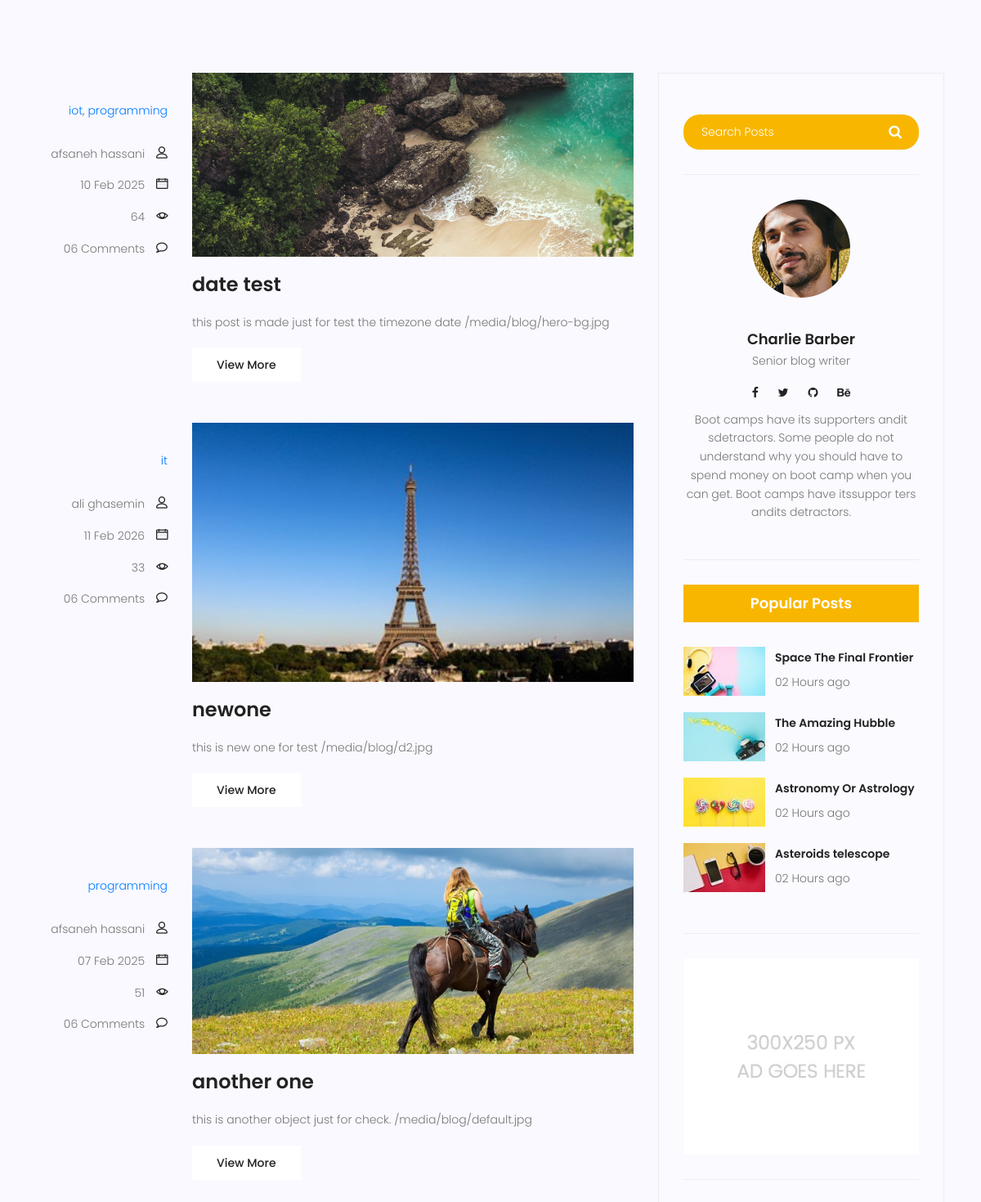
/blog/ (middle part), run on an earlier commit of the app's database.
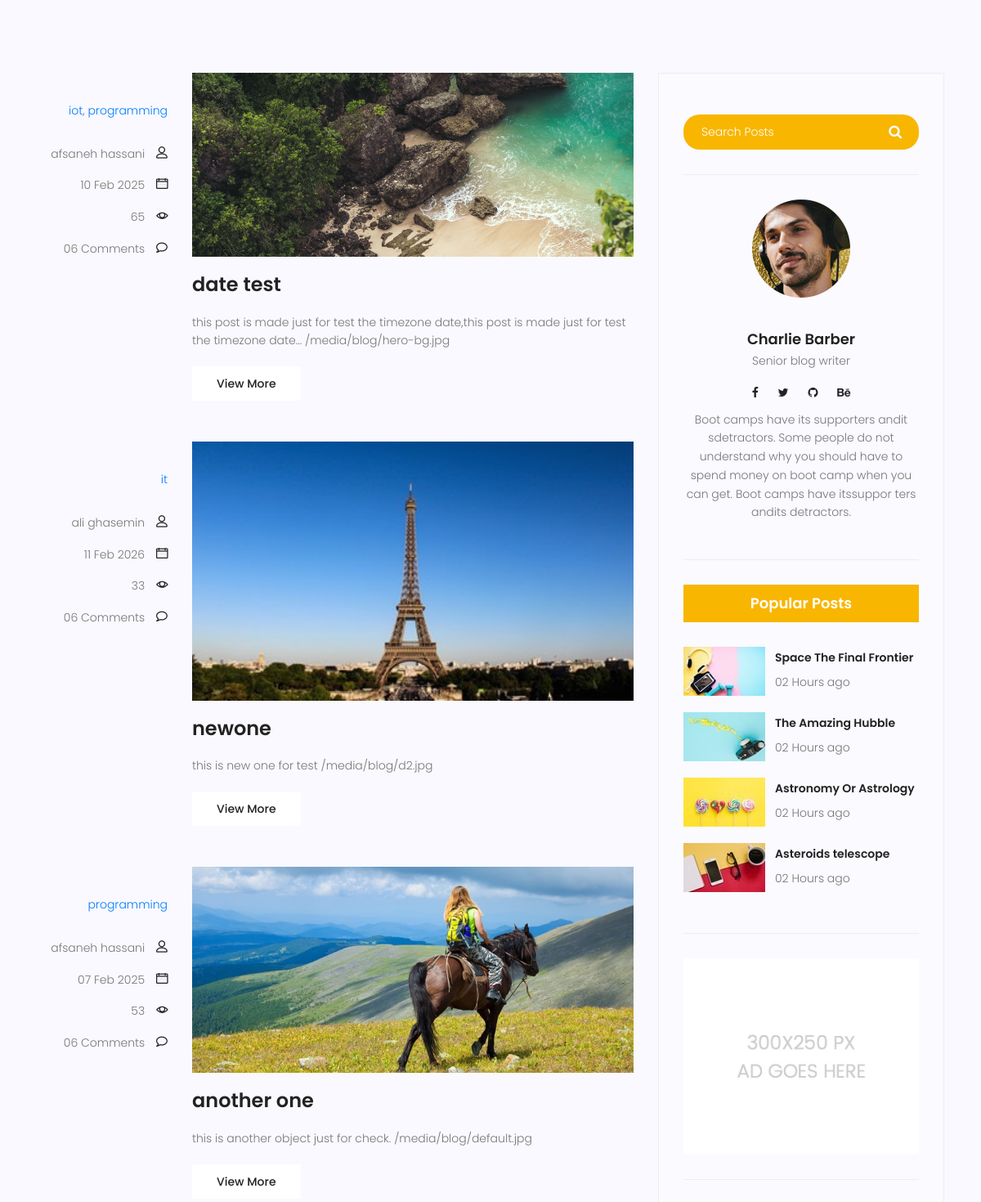
And on a later commit of the database.
### blog/models.py (models this page shows, shortened)
class Category(models.Model):
    name=models.CharField(max_length=255)

class Post(models.Model):
    image=models.ImageField(upload_to='blog/',default='blog/default.jpg')
    author=models.ForeignKey(User,on_delete=models.SET_NULL,null=True)
    title=models.CharField(max_length=255)
    content=models.TextField()
    category=models.ManyToManyField(Category)
    counted_view=models.IntegerField(default=0)
    status=models.BooleanField(default=False)
    published_date=models.DateTimeField(null=True)
    created_date=models.DateTimeField(auto_now_add=True)
    updated_date=models.DateTimeField(auto_now=True)
    class Meta:
        ordering=['-created_date']

### blog/views.py (the view)
# urls.py: path('', blog_view, name='index'),
def blog_view(request):
    posts=Post.objects.filter(published_date__lte=timezone.now(),status=1)
    context={'posts': posts}
    return render(request,'blog/blog-home.html',context)

### templates/blog/blog-home.html (shortened to what this page needs)
{% extends 'base.html' %}
{% load static %}
{% block content %}
  <section class="top-category-widget-area pt-90 pb-90">
  </section>
  <section class="post-content-area">
    <div class="container">
      <div class="row">
        <div class="col-lg-8 posts-list">
          {%for post in posts%}
          <div class="single-post row">
            <div class="col-lg-3 col-md-3 meta-details">
              <ul class="tags">
                {%for cat in post.category.all%}
                <a href='#'>{{cat.name}}</a>{%if not forloop.last %},{% endif %}
                {%endfor%}
              </ul>
              <div class="user-details row">
                <p class="user-name col-lg-12 col-md-12 col-6">
                  <a href="#">{{post.author.get_full_name}}</a> <span class="lnr lnr-user"></span>
                </p>
                <p class="date col-lg-12 col-md-12 col-6">
                  <a href="#">{{post.published_date|date:'d M Y'}}</a> <span class="lnr lnr-calendar-full"></span>
                </p>
                <p class="view col-lg-12 col-md-12 col-6">
                  <a href="#">{{post.counted_view}}</a> <span class="lnr lnr-eye"></span>
                </p>
                <p class="comments col-lg-12 col-md-12 col-6">
                  <a href="#">06 Comments</a> <span class="lnr lnr-bubble"></span>
                </p>
              </div>
            </div>
            <div class="col-lg-9 col-md-9">
              <div class="feature-img">
                <img class="img-fluid" src="{{post.image.url}}" alt="" />
              </div>
              <a class="posts-title" href={% url 'blog:single' pid=post.id %}><h3>{{post.title}}</h3></a>
              <p class="excert">{{post.content|truncatechars:100}}
                {{post.image.url}}
              </p>
              <a href={% url 'blog:single' pid=post.id %} class="primary-btn">View More</a>
            </div>
          </div>
          {%endfor%}
        </div>
        <div class="col-lg-4 sidebar-widgets">
          <div class="widget-wrap">
            <div class="single-sidebar-widget search-widget">
              <form class="search-form" action="#">
                <input placeholder="Search Posts" name="search" type="text" onfocus="this.placeholder = ''" onblur="this.placeholder = 'Search Posts'" />
                <button type="submit"><i class="fa fa-search"></i></button>
              </form>
            </div>
            <div class="single-sidebar-widget user-info-widget">
              <img src="{% static 'img/blog/user-info.png' %}" alt="" />
              <a href="#"><h4>Charlie Barber</h4></a>
              <p>Senior blog writer</p>
              <ul class="social-links">
                <li>
                  <a href="#"><i class="fa fa-facebook"></i></a>
                </li>
                <li>
                  <a href="#"><i class="fa fa-twitter"></i></a>
                </li>
                <li>
                  <a href="#"><i class="fa fa-github"></i></a>
                </li>
                <li>
                  <a href="#"><i class="fa fa-behance"></i></a>
                </li>
              </ul>
              <p>Boot camps have its supporters andit sdetractors. Some people do not understand why you should have to spend money on boot camp when you can get. Boot camps have itssuppor ters andits detractors.</p>
            </div>
            <div class="single-sidebar-widget popular-post-widget">
              <h4 class="popular-title">Popular Posts</h4>
              <div class="popular-post-list">
                <div class="single-post-list d-flex flex-row align-items-center">
                  <div class="thumb">
                    <img class="img-fluid" src="{% static 'img/blog/pp1.jpg' %}" alt="" />
                  </div>
                  <div class="details">
                    <a href="blog-single.html"><h6>Space The Final Frontier</h6></a>
                    <p>02 Hours ago</p>
                  </div>
                </div>
                <div class="single-post-list d-flex flex-row align-items-center">
                  <div class="thumb">
                    <img class="img-fluid" src="{% static 'img/blog/pp2.jpg' %}" alt="" />
                  </div>
                  <div class="details">
                    <a href="blog-single.html"><h6>The Amazing Hubble</h6></a>
                    <p>02 Hours ago</p>
                  </div>
                </div>
                <div class="single-post-list d-flex flex-row align-items-center">
                  <div class="thumb">
                    <img class="img-fluid" src="{% static 'img/blog/pp3.jpg' %}" alt="" />
                  </div>
                  <div class="details">
                    <a href="blog-single.html"><h6>Astronomy Or Astrology</h6></a>
                    <p>02 Hours ago</p>
                  </div>
                </div>
                <div class="single-post-list d-flex flex-row align-items-center">
                  <div class="thumb">
                    <img class="img-fluid" src="{% static 'img/blog/pp4.jpg' %}" alt="" />
                  </div>
                  <div class="details">
                    <a href="blog-single.html"><h6>Asteroids telescope</h6></a>
                    <p>02 Hours ago</p>
                  </div>
                </div>
              </div>
            </div>
            <div class="single-sidebar-widget ads-widget">
              <a href="#"><img class="img-fluid" src="{% static 'img/blog/ads-banner.jpg' %}" alt="" /></a>
            </div>
          </div>
        </div>
      </div>
    </div>
  </section>
{% endblock %}

### templates/base.html (shortened to what this page needs)
{% load static %}
<!DOCTYPE html>
<html lang="zxx" class="no-js">
<head>
        <link rel="stylesheet" href="{% static 'css/linearicons.css' %}">
        <link rel="stylesheet" href="{% static 'css/font-awesome.min.css' %}">
        <link rel="stylesheet" href="{% static 'css/bootstrap.css' %}">
        <link rel="stylesheet" href="{% static 'css/magnific-popup.css' %}">
        <link rel="stylesheet" href="{% static 'css/jquery-ui.css' %}">
        <link rel="stylesheet" href="{% static 'css/nice-select.css' %}">
        <link rel="stylesheet" href="{% static 'css/animate.min.css' %}">
        <link rel="stylesheet" href="{% static 'css/owl.carousel.css' %}">
        <link rel="stylesheet" href="{% static 'css/main.css' %}">
    </head>
    <body>
        {% block content %}
        {% endblock %}
		</body>
	</html>

What changed in the data, as far as the page shows it:
changed Post "date test": counted_view "64" → "65"; content "this post is made just for test the timezone date" → "this post is made just for test the timezone date,this post is made just for test the timezone date…"
changed Post "another one": counted_view "51" → "53"
